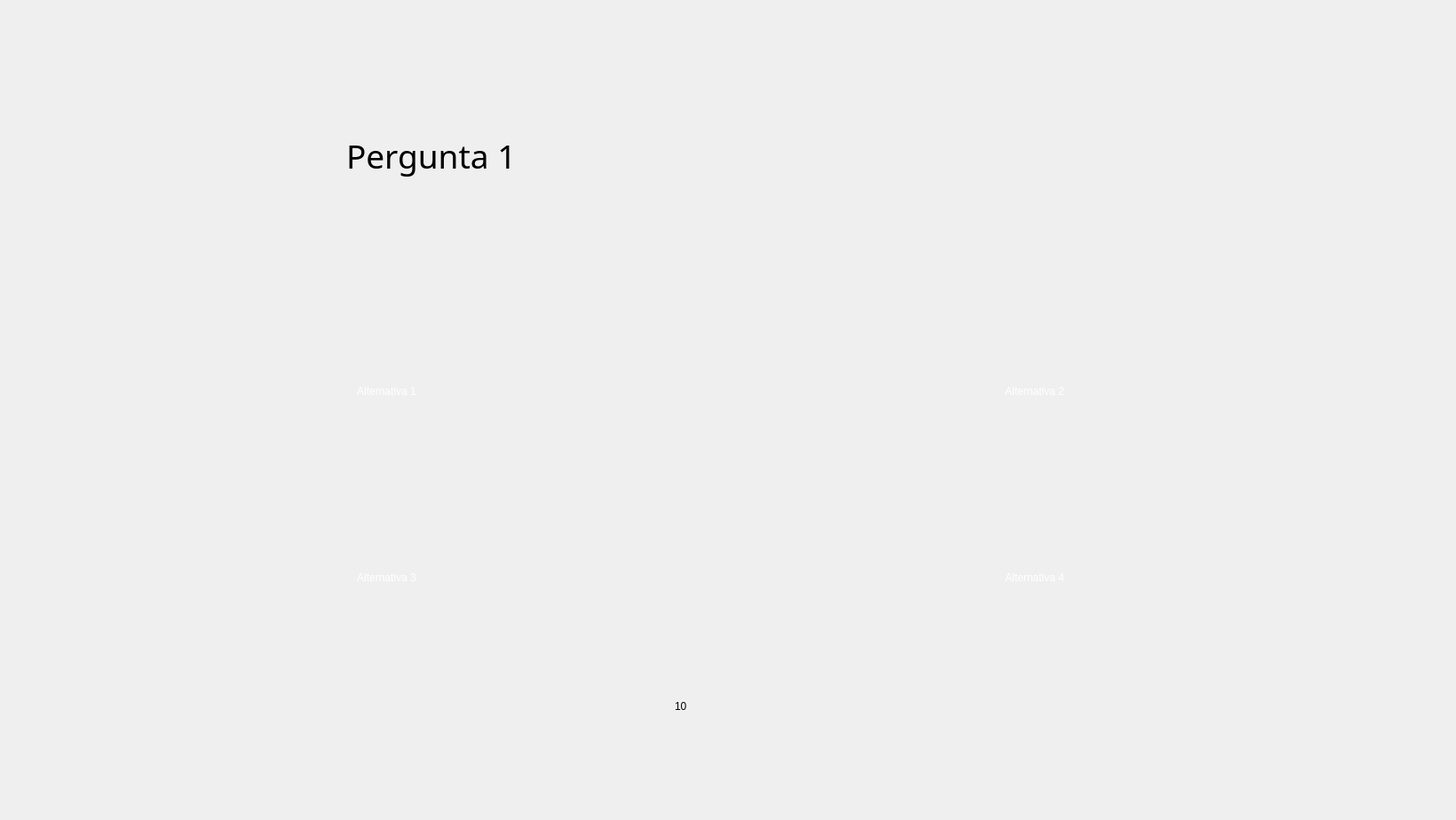
<?xml version="1.0" encoding="UTF-8"?>
<ui version="4.0">
 <class>Dialog</class>
 <widget class="QDialog" name="Dialog">
  <property name="geometry">
   <rect>
    <x>0</x>
    <y>0</y>
    <width>1640</width>
    <height>924</height>
   </rect>
  </property>
  <property name="sizePolicy">
   <sizepolicy hsizetype="Fixed" vsizetype="Fixed">
    <horstretch>0</horstretch>
    <verstretch>0</verstretch>
   </sizepolicy>
  </property>
  <property name="cursor">
   <cursorShape>ArrowCursor</cursorShape>
  </property>
  <property name="windowTitle">
   <string>Quiz G-SEPi: Perguntas</string>
  </property>
  <property name="windowIcon">
   <iconset resource="res_tela_perguntas/tela_perguntas_res.qrc">
    <normaloff>:/imag_perguntas/icone_padrao.JPG</normaloff>:/imag_perguntas/icone_padrao.JPG</iconset>
  </property>
  <widget class="QLabel" name="Tela_fundo">
   <property name="geometry">
    <rect>
     <x>0</x>
     <y>0</y>
     <width>1651</width>
     <height>931</height>
    </rect>
   </property>
   <property name="styleSheet">
    <string notr="true">background-image: url(:/imag_perguntas/Quiz G-SEPi (1).png);</string>
   </property>
   <property name="text">
    <string/>
   </property>
  </widget>
  <widget class="QPushButton" name="Botao_A1">
   <property name="geometry">
    <rect>
     <x>240</x>
     <y>390</y>
     <width>391</width>
     <height>101</height>
    </rect>
   </property>
   <property name="styleSheet">
    <string notr="true">color: rgb(255, 255, 255);
background-color: rgb(38, 38, 38);
border-color: rgb(38, 38, 38);
border-color: rgb(38, 38, 38);
font: 22pt &quot;Noto Sans Lisu&quot;</string>
   </property>
   <property name="text">
    <string>Alternativa 1</string>
   </property>
   <property name="autoDefault">
    <bool>false</bool>
   </property>
   <property name="flat">
    <bool>true</bool>
   </property>
  </widget>
  <widget class="QPushButton" name="Botao_A2">
   <property name="geometry">
    <rect>
     <x>970</x>
     <y>390</y>
     <width>391</width>
     <height>101</height>
    </rect>
   </property>
   <property name="styleSheet">
    <string notr="true">color: rgb(255, 255, 255);
background-color: rgb(38, 38, 38);
border-color: rgb(38, 38, 38);
border-color: rgb(38, 38, 38);
font: 22pt &quot;Noto Sans Lisu&quot;;</string>
   </property>
   <property name="text">
    <string>Alternativa 2</string>
   </property>
   <property name="autoDefault">
    <bool>false</bool>
   </property>
   <property name="flat">
    <bool>true</bool>
   </property>
  </widget>
  <widget class="QPushButton" name="Botao_A3">
   <property name="geometry">
    <rect>
     <x>240</x>
     <y>600</y>
     <width>391</width>
     <height>101</height>
    </rect>
   </property>
   <property name="styleSheet">
    <string notr="true">color: rgb(255, 255, 255);
background-color: rgb(38, 38, 38);
border-color: rgb(38, 38, 38);
border-color: rgb(38, 38, 38);
font: 22pt &quot;Noto Sans Lisu&quot;;</string>
   </property>
   <property name="text">
    <string>Alternativa 3</string>
   </property>
   <property name="autoDefault">
    <bool>false</bool>
   </property>
   <property name="flat">
    <bool>true</bool>
   </property>
  </widget>
  <widget class="QPushButton" name="Botao_A4">
   <property name="geometry">
    <rect>
     <x>970</x>
     <y>600</y>
     <width>391</width>
     <height>101</height>
    </rect>
   </property>
   <property name="styleSheet">
    <string notr="true">color: rgb(255, 255, 255);
background-color: rgb(38, 38, 38);
border-color: rgb(38, 38, 38);
border-color: rgb(38, 38, 38);
font: 22pt &quot;Noto Sans Lisu&quot;;</string>
   </property>
   <property name="text">
    <string>Alternativa 4</string>
   </property>
   <property name="autoDefault">
    <bool>false</bool>
   </property>
   <property name="flat">
    <bool>true</bool>
   </property>
  </widget>
  <widget class="QLabel" name="Pergunta">
   <property name="geometry">
    <rect>
     <x>390</x>
     <y>150</y>
     <width>341</width>
     <height>51</height>
    </rect>
   </property>
   <property name="font">
    <font>
     <family>Noto Sans Lisu</family>
     <pointsize>28</pointsize>
     <weight>50</weight>
     <italic>false</italic>
     <bold>false</bold>
    </font>
   </property>
   <property name="styleSheet">
    <string notr="true">font: 28pt &quot;Noto Sans Lisu&quot;;</string>
   </property>
   <property name="text">
    <string>Pergunta 1</string>
   </property>
  </widget>
  <widget class="QLabel" name="Score">
   <property name="geometry">
    <rect>
     <x>760</x>
     <y>770</y>
     <width>111</width>
     <height>51</height>
    </rect>
   </property>
   <property name="styleSheet">
    <string notr="true">
font: 87 32pt &quot;Source Code Pro Black&quot;;
</string>
   </property>
   <property name="text">
    <string>10</string>
   </property>
  </widget>
 </widget>
 <resources>
  <include location="res_tela_perguntas/tela_perguntas_res.qrc"/>
 </resources>
 <connections/>
</ui>
